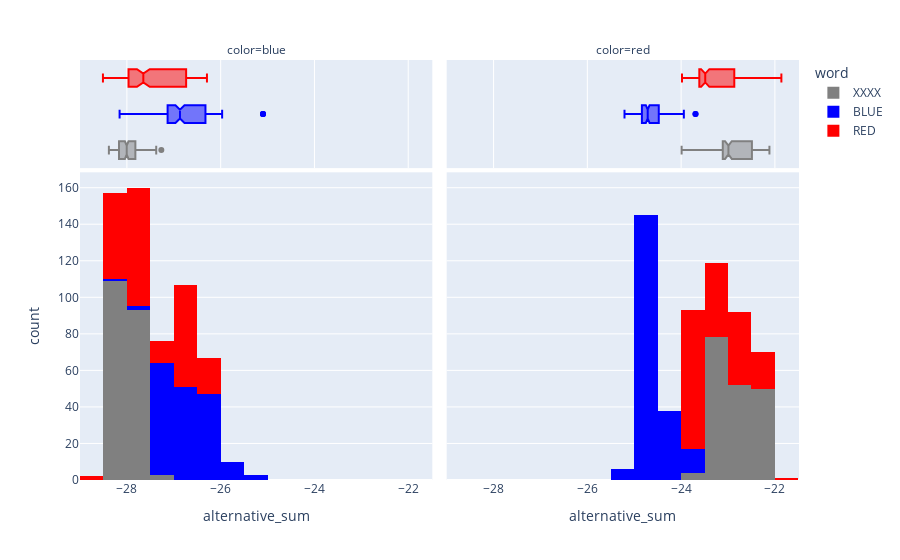

Notebook code cell kept with this figure:
### Code cell
df = pd.read_csv("../results/experiment_20250415_022015.csv")
print(len(df))
df['condition'] = np.where(df['word'].str.lower()==df['color'], 'congruent', 'incongruent')
df.loc[df['word']=='XXXX', 'condition'] = 'neutral'
df.boxplot(by='condition', column='alternative_sum')
import plotly.express as px
px.histogram(df, x='alternative_sum', 
             color='word',marginal="box",
             facet_col='color', 
             color_discrete_map={'BLUE': 'blue', 'RED': 'red', 'XXXX': 'gray'})

### Figure 1 — Plotly figure (JSON) as saved in the notebook; plotly's stock layout.template omitted (floating-point values rounded to 4 significant figures; data arrays with more than 128 entries replaced by an {"elided": "..."} marker saying what was removed)
{"data": [{"bingroup": "x", "hovertemplate": "word=XXXX<br>color=blue<br>alternative_sum=%{x}<br>count=%{y}<extra></extra>", "legendgroup": "XXXX", "marker": {"color": "gray", "pattern": {"shape": ""}}, "name": "XXXX", "orientation": "v", "showlegend": true, "type": "histogram", "x": {"elided": "205 float values"}, "xaxis": "x", "yaxis": "y"}, {"hovertemplate": "word=XXXX<br>color=blue<br>alternative_sum=%{x}<extra></extra>", "legendgroup": "XXXX", "marker": {"color": "gray"}, "name": "XXXX", "notched": true, "showlegend": false, "type": "box", "x": {"elided": "205 float values"}, "xaxis": "x3", "yaxis": "y3"}, {"bingroup": "x", "hovertemplate": "word=XXXX<br>color=red<br>alternative_sum=%{x}<br>count=%{y}<extra></extra>", "legendgroup": "XXXX", "marker": {"color": "gray", "pattern": {"shape": ""}}, "name": "XXXX", "orientation": "v", "showlegend": false, "type": "histogram", "x": {"elided": "184 float values"}, "xaxis": "x2", "yaxis": "y2"}, {"hovertemplate": "word=XXXX<br>color=red<br>alternative_sum=%{x}<extra></extra>", "legendgroup": "XXXX", "marker": {"color": "gray"}, "name": "XXXX", "notched": true, "showlegend": false, "type": "box", "x": {"elided": "184 float values"}, "xaxis": "x4", "yaxis": "y4"}, {"bingroup": "x", "hovertemplate": "word=BLUE<br>color=blue<br>alternative_sum=%{x}<br>count=%{y}<extra></extra>", "legendgroup": "BLUE", "marker": {"color": "blue", "pattern": {"shape": ""}}, "name": "BLUE", "orientation": "v", "showlegend": true, "type": "histogram", "x": {"elided": "175 float values"}, "xaxis": "x", "yaxis": "y"}, {"hovertemplate": "word=BLUE<br>color=blue<br>alternative_sum=%{x}<extra></extra>", "legendgroup": "BLUE", "marker": {"color": "blue"}, "name": "BLUE", "notched": true, "showlegend": false, "type": "box", "x": {"elided": "175 float values"}, "xaxis": "x3", "yaxis": "y3"}, {"bingroup": "x", "hovertemplate": "word=BLUE<br>color=red<br>alternative_sum=%{x}<br>count=%{y}<extra></extra>", "legendgroup": "BLUE", "marker": {"color": "blue", "pattern": {"shape": ""}}, "name": "BLUE", "orientation": "v", "showlegend": false, "type": "histogram", "x": {"elided": "202 float values"}, "xaxis": "x2", "yaxis": "y2"}, {"hovertemplate": "word=BLUE<br>color=red<br>alternative_sum=%{x}<extra></extra>", "legendgroup": "BLUE", "marker": {"color": "blue"}, "name": "BLUE", "notched": true, "showlegend": false, "type": "box", "x": {"elided": "202 float values"}, "xaxis": "x4", "yaxis": "y4"}, {"bingroup": "x", "hovertemplate": "word=RED<br>color=blue<br>alternative_sum=%{x}<br>count=%{y}<extra></extra>", "legendgroup": "RED", "marker": {"color": "red", "pattern": {"shape": ""}}, "name": "RED", "orientation": "v", "showlegend": true, "type": "histogram", "x": {"elided": "202 float values"}, "xaxis": "x", "yaxis": "y"}, {"hovertemplate": "word=RED<br>color=blue<br>alternative_sum=%{x}<extra></extra>", "legendgroup": "RED", "marker": {"color": "red"}, "name": "RED", "notched": true, "showlegend": false, "type": "box", "x": {"elided": "202 float values"}, "xaxis": "x3", "yaxis": "y3"}, {"bingroup": "x", "hovertemplate": "word=RED<br>color=red<br>alternative_sum=%{x}<br>count=%{y}<extra></extra>", "legendgroup": "RED", "marker": {"color": "red", "pattern": {"shape": ""}}, "name": "RED", "orientation": "v", "showlegend": false, "type": "histogram", "x": {"elided": "178 float values"}, "xaxis": "x2", "yaxis": "y2"}, {"hovertemplate": "word=RED<br>color=red<br>alternative_sum=%{x}<extra></extra>", "legendgroup": "RED", "marker": {"color": "red"}, "name": "RED", "notched": true, "showlegend": false, "type": "box", "x": {"elided": "178 float values"}, "xaxis": "x4", "yaxis": "y4"}], "layout": {"annotations": [{"font": {}, "showarrow": false, "text": "color=blue", "x": 0.245, "xanchor": "center", "xref": "paper", "y": 1, "yanchor": "bottom", "yref": "paper"}, {"font": {}, "showarrow": false, "text": "color=red", "x": 0.755, "xanchor": "center", "xref": "paper", "y": 1, "yanchor": "bottom", "yref": "paper"}], "barmode": "relative", "legend": {"title": {"text": "word"}, "tracegroupgap": 0}, "margin": {"t": 60}, "xaxis": {"anchor": "y", "domain": [0, 0.49], "title": {"text": "alternative_sum"}}, "xaxis2": {"anchor": "y2", "domain": [0.51, 1], "matches": "x", "title": {"text": "alternative_sum"}}, "xaxis3": {"anchor": "y3", "domain": [0, 0.49], "matches": "x", "showgrid": true, "showticklabels": false}, "xaxis4": {"anchor": "y4", "domain": [0.51, 1], "matches": "x", "showgrid": true, "showticklabels": false}, "yaxis": {"anchor": "x", "domain": [0, 0.7326], "title": {"text": "count"}}, "yaxis2": {"anchor": "x2", "domain": [0, 0.7326], "matches": "y", "showticklabels": false}, "yaxis3": {"anchor": "x3", "domain": [0.7426, 1], "matches": "y3", "showgrid": false, "showline": false, "showticklabels": false, "ticks": ""}, "yaxis4": {"anchor": "x4", "domain": [0.7426, 1], "matches": "y3", "showgrid": false, "showline": false, "showticklabels": false, "ticks": ""}}}
